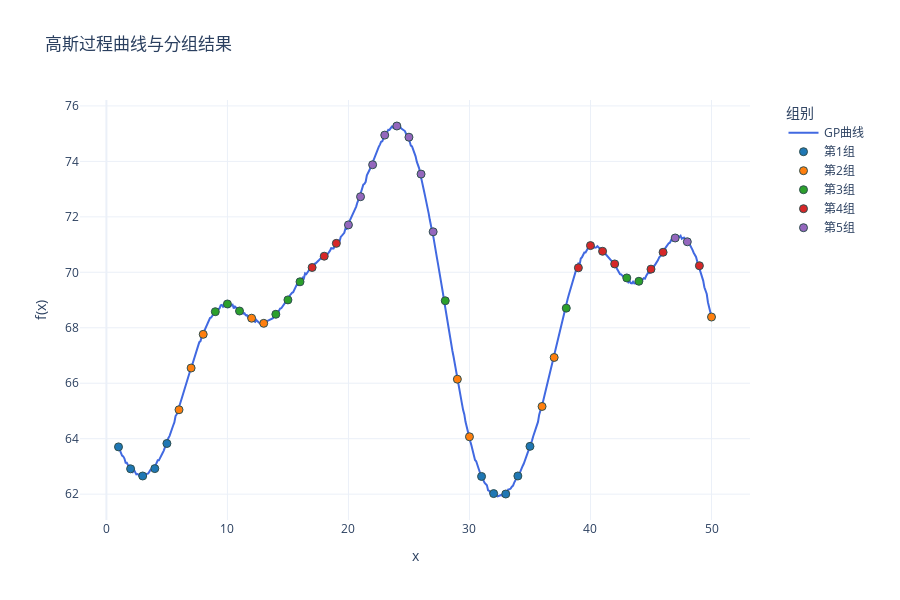

The cell this chart's notebook holds for it:
### Code cell
import numpy as np
import plotly.graph_objects as go
from sklearn.gaussian_process import GaussianProcessRegressor
from sklearn.gaussian_process.kernels import RBF, ConstantKernel,WhiteKernel

import sys
import os
# 使用当前工作目录
project_root = os.path.dirname(os.getcwd())  # 获取当前目录的父目录
sys.path.insert(0, project_root)
from util.methods import assign_variances

seed = 42
# 定义核函数
kernel = ConstantKernel(25.0) * RBF(length_scale=4.0) + WhiteKernel(1e-3)
gp = GaussianProcessRegressor(kernel=kernel)

x_dense = np.linspace(1, 50, 500).reshape(-1, 1)

y_dense = gp.sample_y(x_dense, n_samples=1, random_state=seed).flatten() + 70

# 提取整数点对应的y值
integer_points = np.arange(1, 51)
y_integers = y_dense[np.linspace(0, 499, 50, dtype=int)]

# 计算整数点的协方差矩阵
cov_matrix = kernel(integer_points.reshape(-1,1))

# 计算相关性矩阵
std_dev = np.sqrt(np.diag(cov_matrix))  
corr_matrix = cov_matrix / np.outer(std_dev, std_dev)  

np.savetxt('Sigma1.txt', cov_matrix, 
           fmt='%.6f',
           header=f'高斯过程协方差矩阵(1-50整数点)\n核函数: {kernel}')

np.savetxt('correlation_matrix.txt', corr_matrix,
           fmt='%.6f',
           header=f'高斯过程相关性矩阵(1-50整数点)\n核函数: {kernel}')

np.savetxt('mu.txt', 
           y_integers,
           fmt='%.6f',
           header='真实均值')

# 创建分组标签 (5组，每组10个点)
group_labels = np.floor(np.argsort(np.argsort(y_integers))/10).astype(int)
group_names = [f"第{i+1}组" for i in range(5)]  # 组别名称

fig = go.Figure()

fig.add_trace(go.Scatter(
    x=x_dense.flatten(), 
    y=y_dense,
    mode='lines',
    name='GP曲线',
    line=dict(color='royalblue', width=2)
))

colors = ['#1f77b4', '#ff7f0e', '#2ca02c', '#d62728', '#9467bd']  # 5种不同颜色
for group in range(5):
    mask = (group_labels == group)
    fig.add_trace(go.Scatter(
        x=integer_points[mask],
        y=y_integers[mask],
        mode='markers',
        name=group_names[group],
        marker=dict(
            color=colors[group],
            size=8,
            line=dict(width=1, color='DarkSlateGrey')
    )))

fig.update_layout(
    title='高斯过程曲线与分组结果',
    xaxis_title='x',
    yaxis_title='f(x)',
    template='plotly_white',
    height=600,
    width=900,
    legend=dict(
        title='组别',
        x=1.05,
        y=1,
        xanchor='left',
        yanchor='top',
        bgcolor='rgba(255,255,255,0.8)'
    ),
    margin=dict(r=150) 
)

fig.show()

### Figure 1 — Plotly figure (JSON) as saved in the notebook; plotly's stock layout.template omitted (floating-point values rounded to 4 significant figures; data arrays with more than 128 entries replaced by an {"elided": "..."} marker saying what was removed)
{"data": [{"line": {"color": "royalblue", "width": 2}, "mode": "lines", "name": "GP曲线", "type": "scatter", "x": {"elided": "500 float values"}, "y": {"elided": "500 float values"}}, {"marker": {"color": "#1f77b4", "line": {"color": "DarkSlateGrey", "width": 1}, "size": 8}, "mode": "markers", "name": "第1组", "type": "scatter", "x": [1, 2, 3, 4, 5, 31, 32, 33, 34, 35], "y": [63.71, 62.91, 62.66, 62.92, 63.83, 62.64, 62.02, 62.01, 62.66, 63.72]}, {"marker": {"color": "#ff7f0e", "line": {"color": "DarkSlateGrey", "width": 1}, "size": 8}, "mode": "markers", "name": "第2组", "type": "scatter", "x": [6, 7, 8, 12, 13, 29, 30, 36, 37, 50], "y": [65.04, 66.55, 67.76, 68.35, 68.16, 66.15, 64.07, 65.16, 66.93, 68.39]}, {"marker": {"color": "#2ca02c", "line": {"color": "DarkSlateGrey", "width": 1}, "size": 8}, "mode": "markers", "name": "第3组", "type": "scatter", "x": [9, 10, 11, 14, 15, 16, 28, 38, 43, 44], "y": [68.58, 68.86, 68.6, 68.49, 69.01, 69.66, 68.97, 68.71, 69.8, 69.68]}, {"marker": {"color": "#d62728", "line": {"color": "DarkSlateGrey", "width": 1}, "size": 8}, "mode": "markers", "name": "第4组", "type": "scatter", "x": [17, 18, 19, 39, 40, 41, 42, 45, 46, 49], "y": [70.17, 70.58, 71.04, 70.16, 70.96, 70.76, 70.3, 70.11, 70.72, 70.24]}, {"marker": {"color": "#9467bd", "line": {"color": "DarkSlateGrey", "width": 1}, "size": 8}, "mode": "markers", "name": "第5组", "type": "scatter", "x": [20, 21, 22, 23, 24, 25, 26, 27, 47, 48], "y": [71.71, 72.73, 73.88, 74.95, 75.28, 74.87, 73.54, 71.46, 71.24, 71.1]}], "layout": {"height": 600, "legend": {"bgcolor": "rgba(255,255,255,0.8)", "title": {"text": "组别"}, "x": 1.05, "xanchor": "left", "y": 1, "yanchor": "top"}, "margin": {"r": 150}, "title": {"text": "高斯过程曲线与分组结果"}, "width": 900, "xaxis": {"title": {"text": "x"}}, "yaxis": {"title": {"text": "f(x)"}}}}
